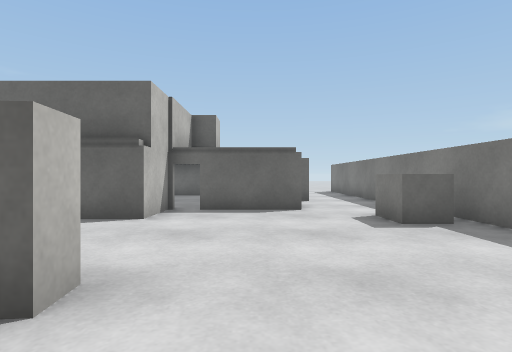
View 1 (above)

24 first-person views from a walk through a scene from a Unity 3-D project. The camera is 0.41 m above the floor, looks level and sees 80° across. The floor is counted in squares, 0.5 m on a side. Each view is taken from the middle of a square. On the plan, view 1 faces up. The plan holds only what a view shows up to about 11 squares ahead; the rest is blank. The place goes on beyond the plan. The player is left out. Surface patterns are stand-ins for the level's own textures.

View 2
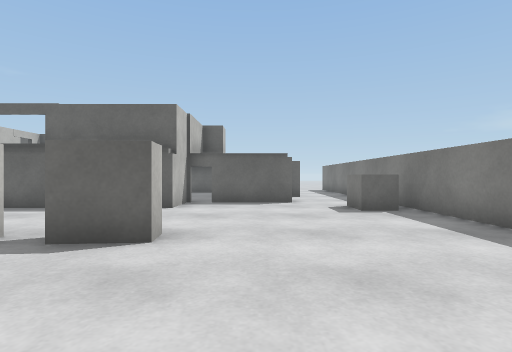

View 3
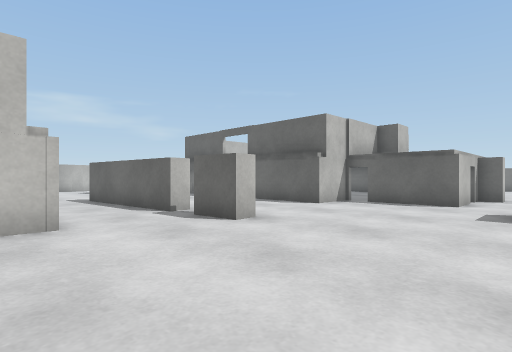

View 4
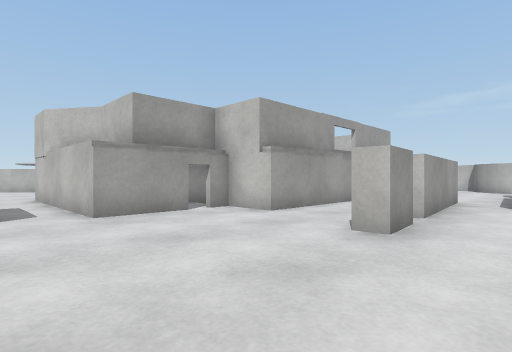

View 5
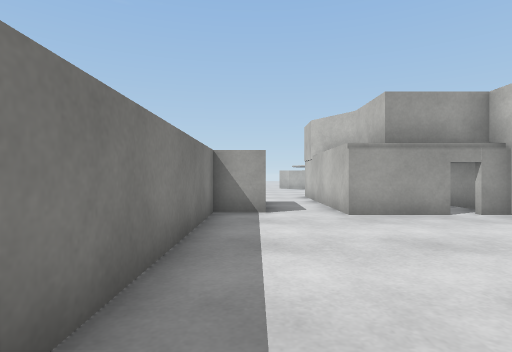

View 6
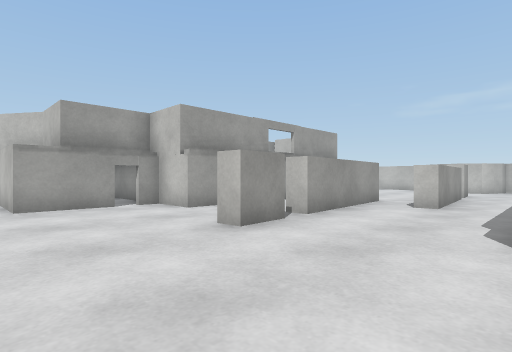

View 7
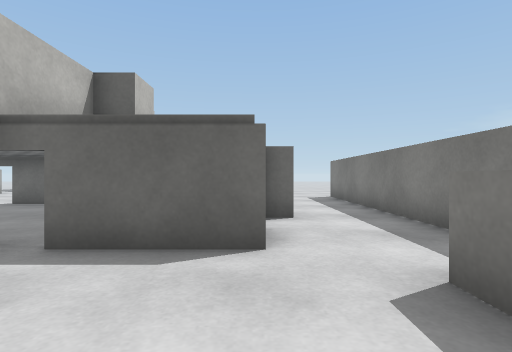

View 8
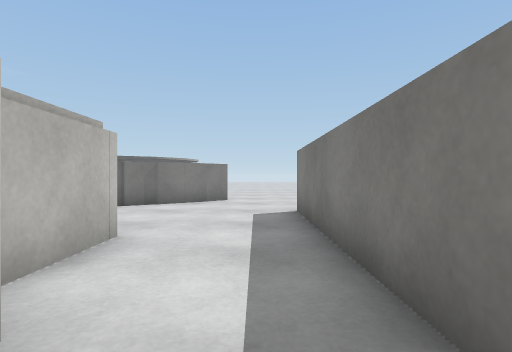

View 9
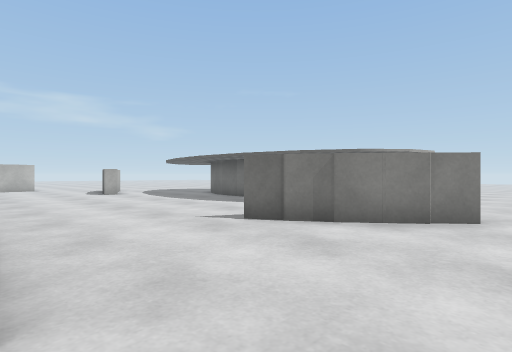

View 10
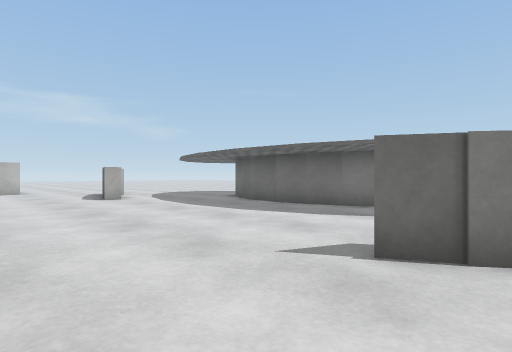

View 11
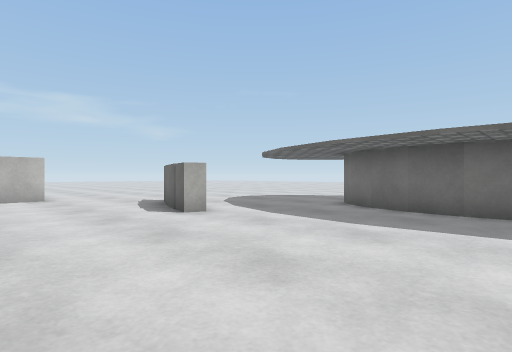

View 12
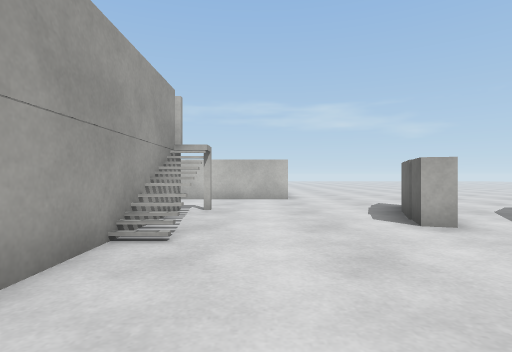

View 13
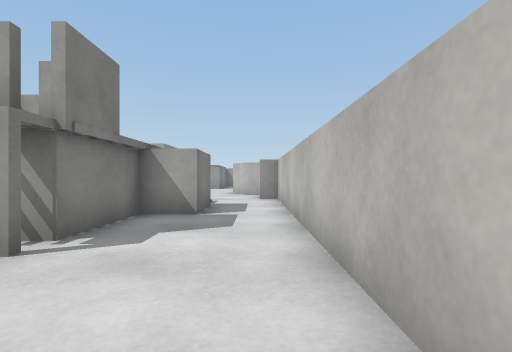

View 14
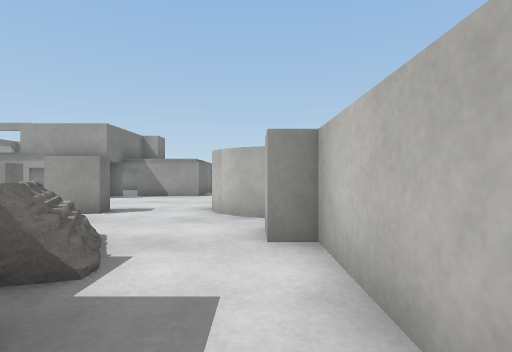

View 15
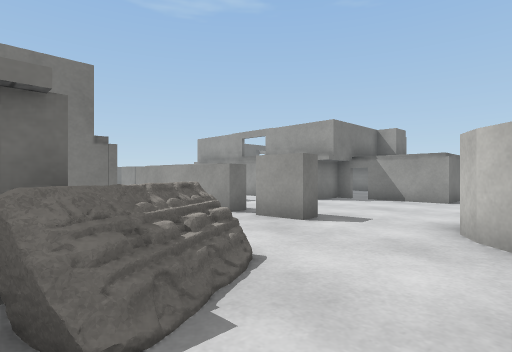

View 16
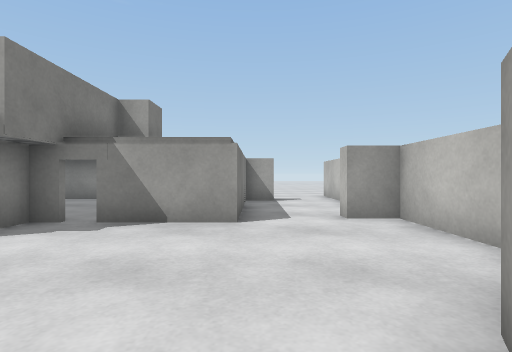

View 17
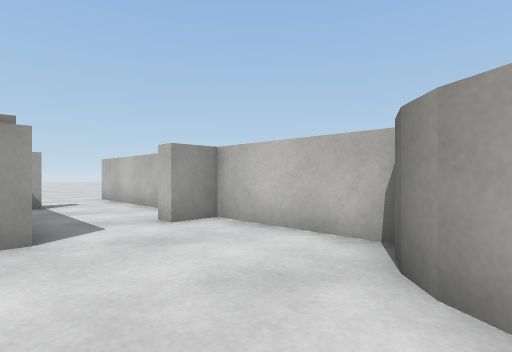

View 18
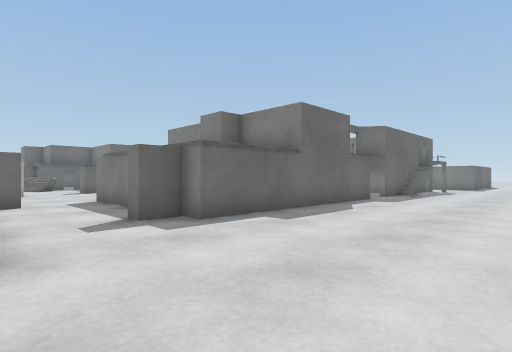

View 19
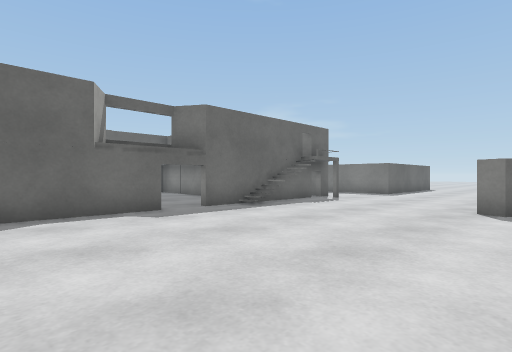

View 20
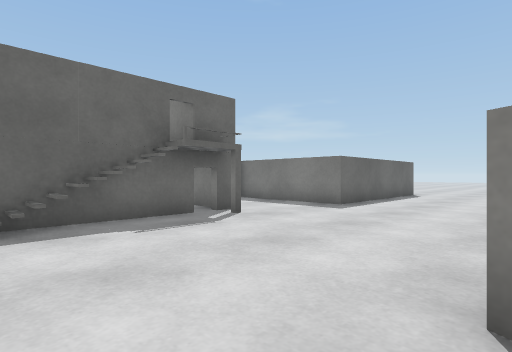

View 21
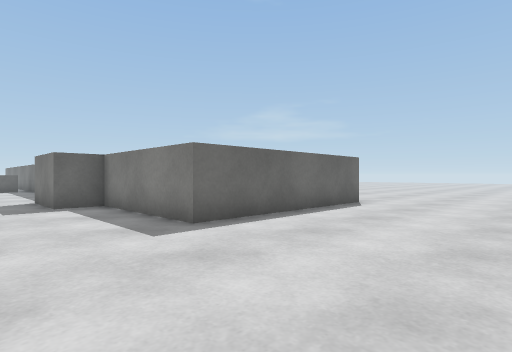

View 22
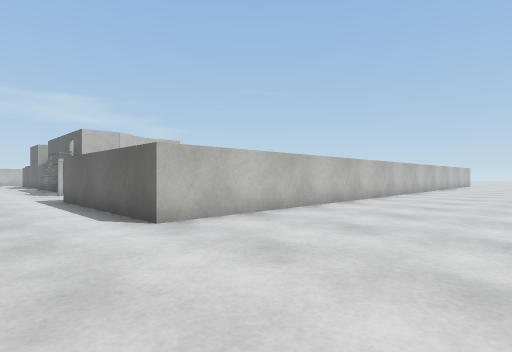

View 23
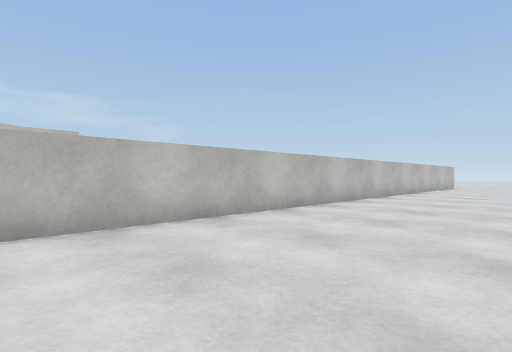

View 24
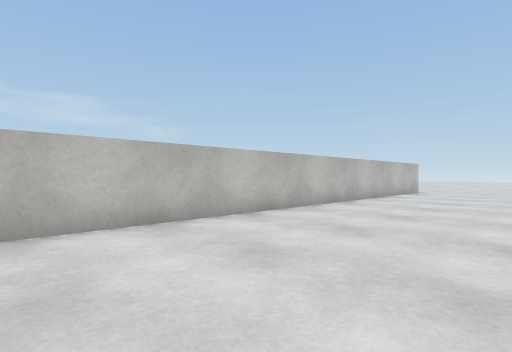

### Floor plan
Points are (right, up) in squares from view 1. A wall is a line through its corners. A room is listed if a view was taken in it or the views show most of it. See-through windows are left out.
Room 1 (views 1, 2, 3, 4, 5, 6, 7, 8, 9)
walls: (-2.7, 2.2) (-1.3, 2.3) (-1.3, 1.8) (-2.6, 1.7); (-6.5, 3.9) (-6.5, 3.2); (1.7, 10.6) (1.7, 10) (1.1, 10) (1.1, 7.4) (-2.1, 7.4) (-2.1, 5.8) (-6.5, 5.8); (-5.6, -0.8) (-2.4, -0.8) (-2.4, -2.4) (1.1, -2.4); (4, -2.7) (4, 13.4); (-7.9, 1.8) (-3.4, 2.1) (-3.4, 1.6) (-5.6, 1.4); (1.1, 13.2) (1.1, 11.2)
ways out: opening at (-7, 5) to room 2; opening at (-6, 0) to room 2; opening at (2.5, -3) to room 2; opening at (2.5, 14) to room 2
objects: block (3, 5) to (3, 6)
Room 2 (views 10, 11, 12, 13, 14, 15, 16, 17, 18, 19, 20, 21, 22, 23, 24)
walls: (-5.6, 1.4) (-8, 1.2); (-8.5, -0.8) (-5.6, -0.8); (-10.7, 3.5) (-6.5, 3.9); (-10.2, 5.8) (-10.2, 6.6); (-12.6, 2.8) (-12.6, 3.4) (-11.4, 3.5); (1.1, -2.4) (1.1, -8.2) (-13.7, -8.2) (-13.7, -7.6) (-14.6, -7.6) (-14.6, -7.1); (-2.4, -9) (-2.4, -8.1); (-1.5, -8.9) (-3.4, -8.9); (-13.7, -6.5) (-13.7, -2.4) (-10, -2.4) (-10, -1); (-13.5, 7.4) (-13.5, 7.9); (-16.8, 0.6) (-16.8, -2.9) (-15.8, -2.9) (-15.8, -3.4) (-16.2, -3.4); (-16.8, -5.4) (-16.8, -9.5); (-13.5, 10.5) (-13.5, 13.2) (-8.1, 13.2); (-11.9, 13.9) (-10.5, 13.9); (4, 13.4) (4, 16.1); (10.1, 10.8) (10.1, -9.5) (4, -9.5) (4, -5.2); (-16.8, 16.3) (-16.8, 6.6); (-6.3, 21.3) (-7.5, 21.4) (-7.9, 21.5); (-4.9, 21.5) (-5.3, 21.4) (-6.4, 21.3)
low walls: (-3.4, -8.9) (-3.4, -8.1); (-3.2, -9) (-3.2, -8.1); (-2.9, -9) (-2.9, -8.1); (-2.6, -9) (-2.6, -8.1); (-9.8, 13.9) (-9.8, 13.1); (-10, 13.9) (-10, 13.1); (-10.2, 13.9) (-10.2, 13.1); (-10.5, 13.9) (-10.5, 13.1); (-10.8, 14) (-10.8, 13.1)
ways out: opening at (-7, 5) to room 1; opening at (-6, 0) to room 1; opening at (2.5, -3) to room 1; opening at (2.5, 14) to room 1; gap at (-11, 3)
objects: block (-17, 6) to (-16, 6); cylinder (-16, 1) to (-15, 4); block (-15, 9) to (-14, 10); other object (-14, 6) to (-13, 8); block (-13, 18); block (-12, 18) to (-11, 18); block (-2, -14); block (-1, 17) to (-1, 18); block (0, 18); block (1, 18); block (1, 19) to (2, 20); block (3, -5) to (3, -3)

Where each view was taken, in squares from view 1:
view 1: 0 up, 0 right, facing up
view 2: 2 down, 0 right, facing up
view 3: 2 down, 3 right, facing up-left
view 4: 4 up, 3 right, facing down-left
view 5: 4 up, 3 right, facing down
view 6: 6 up, 2 right, facing down-left
view 7: 4 up, 1 right, facing up
view 8: 9 up, 3 right, facing up
view 9: 13 up, 3 right, facing up-left
view 10: 14 up, 0 right, facing up-left
view 11: 14 up, 5 left, facing up-left
view 12: 15 up, 6 left, facing left
view 13: 17 up, 16 left, facing down
view 14: 10 up, 16 left, facing down
view 15: 8 up, 16 left, facing down-right
view 16: 3 up, 14 left, facing down
view 17: 2 up, 13 left, facing down-left
view 18: 13 down, 17 left, facing up-right
view 19: 15 down, 10 left, facing up-right
view 20: 14 down, 4 left, facing up-right
view 21: 14 down, 1 right, facing up-right
view 22: 12 down, 15 right, facing up-left
view 23: 7 down, 15 right, facing up-left
view 24: 0 up, 15 right, facing up-left
